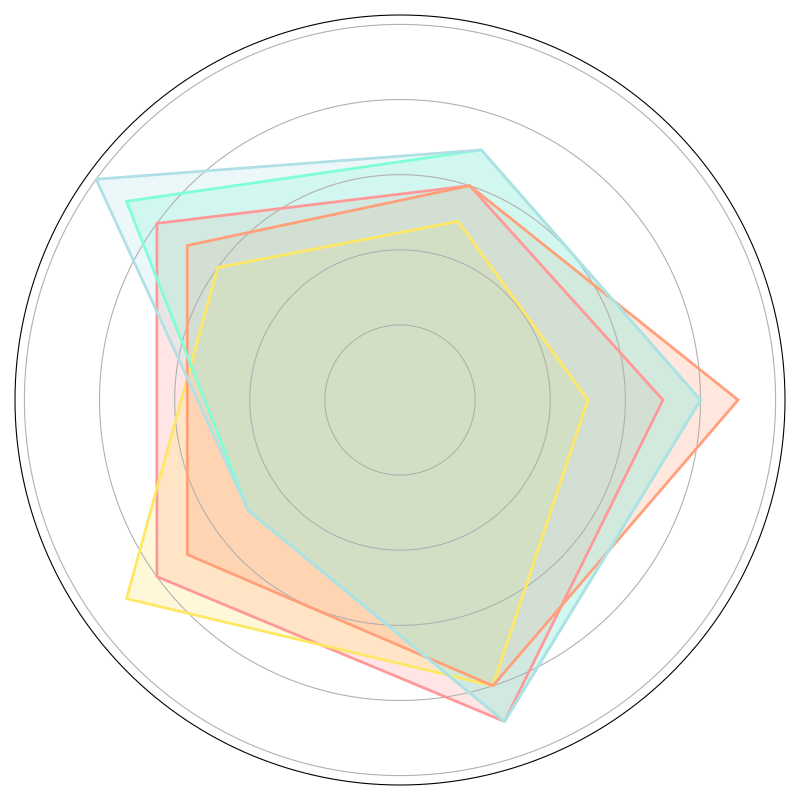

Reproduce this figure in Python.
import numpy as np
import matplotlib.pyplot as plt

# Defining the categories, fruits, and data for the radar chart
categories = ['Vitamin C', 'Fiber', 'Antioxidants', 'Natural Sugars', 'Water Content']
fruits = ['Apple', 'Banana', 'Orange', 'Strawberry', 'Blueberry']

data = {
    'Apple': [7, 6, 8, 8, 9],
    'Banana': [5, 5, 6, 9, 8],
    'Orange': [9, 6, 7, 7, 8],
    'Strawberry': [8, 7, 9, 5, 9],
    'Blueberry': [8, 7, 10, 5, 9]
}

num_vars = len(categories)

# Create a single radar chart with fill areas
def create_radar_chart(ax, data, color):
    # Calculate angles for each axis
    angles = np.linspace(0, 2 * np.pi, num_vars, endpoint=False).tolist()
    
    # Repeat the first value to close the circle
    data += data[:1]
    angles += angles[:1]
    
    # Fill the area within the radar chart
    ax.fill(angles, data, color=color, alpha=0.25)
    # Plot the outline of the radar chart
    ax.plot(angles, data, color=color, linewidth=2)
    # Remove yticks and xticks
    ax.set_yticklabels([])
    ax.set_xticks([])

# Create polar plot
fig, ax = plt.subplots(figsize=(8, 8), subplot_kw=dict(polar=True))

# Define colors for each fruit
colors = ['#FF9999', '#FFE766', '#FFA07A', '#7FFFD4', '#B0E0E6']

# Plot each fruit's data in its color
for fruit, color in zip(fruits, colors):
    create_radar_chart(ax, data[fruit], color)

plt.tight_layout()
plt.show()
